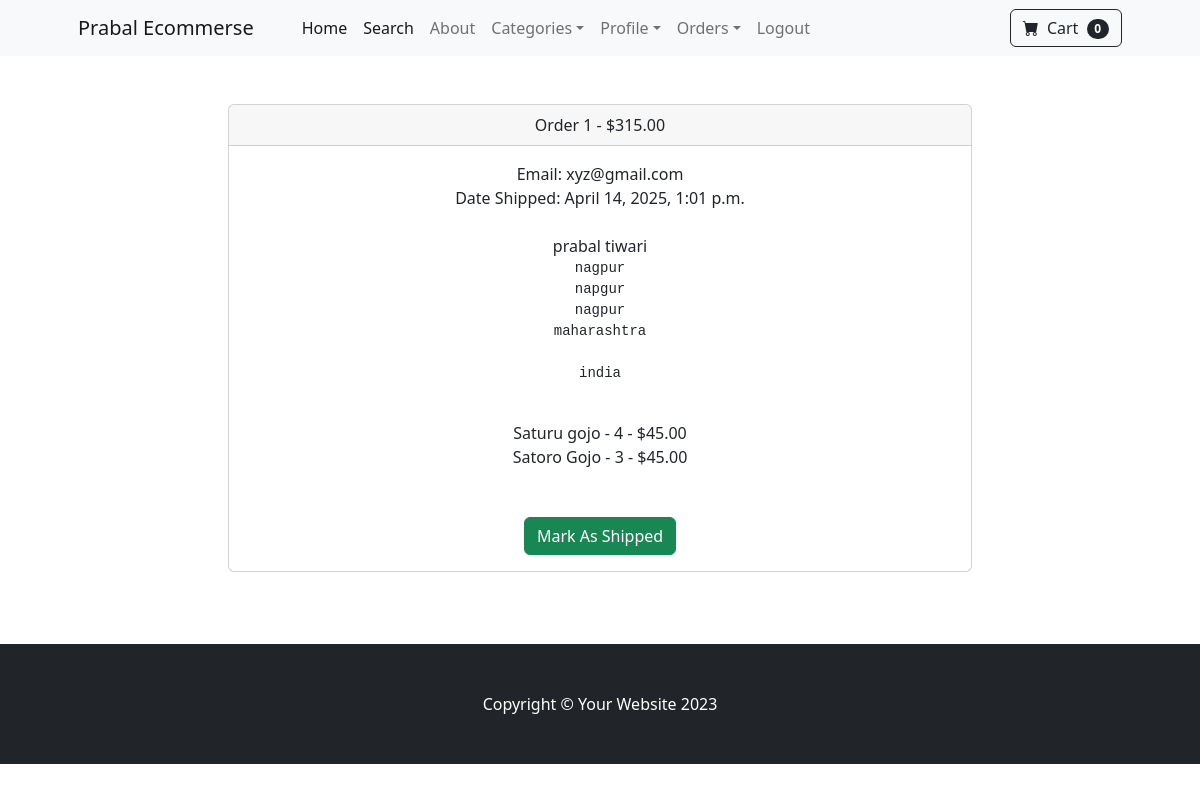
/payment/orders/1 (signed in), run on the app's committed database.
### payment/models.py (models this page shows, shortened)
class Order(models.Model):
	user = models.ForeignKey(User, on_delete=models.CASCADE, null=True, blank=True)
	full_name = models.CharField(max_length=250)
	email = models.EmailField(max_length=250)
	shipping_address = models.TextField(max_length=15000)
	amount_paid = models.DecimalField(max_digits=7, decimal_places=2)
	date_ordered = models.DateTimeField(auto_now_add=True)
	shipped = models.BooleanField(default=False)
	date_shipped = models.DateTimeField(blank=True, null=True)

class OrderItem(models.Model):
	order = models.ForeignKey(Order, on_delete=models.CASCADE, null=True)
	product = models.ForeignKey(Product, on_delete=models.CASCADE, null=True)
	user = models.ForeignKey(User, on_delete=models.CASCADE, null=True, blank=True)
	quantity = models.PositiveBigIntegerField(default=1)
	price = models.DecimalField(max_digits=7, decimal_places=2)

### store/models.py (models this page shows)
class Product(models.Model):
    name = models.CharField(max_length=1000)
    price = models.DecimalField(default=0, decimal_places=2, max_digits=6)
    category = models.ForeignKey(Category, on_delete=models.CASCADE, default=1)
    description = models.CharField(max_length=250, default='', blank=True, null=True)
    image = models.ImageField(upload_to='uploads/product/')
    is_sale = models.BooleanField(default=False)
    sale_price = models.DecimalField(default=0, decimal_places=2, max_digits=6)
    def __str__(self):
        return self.name

### payment/views.py (the view, shortened to what this page needs)
# urls.py: path('orders/<int:pk>', views.orders, name="orders")
def orders(request, pk):
	if request.user.is_authenticated and request.user.is_superuser:
		order = Order.objects.get(id=pk)
		items = OrderItem.objects.filter(order=pk)
		return render(request, 'payment/orders.html', {"order":order, "items":items})
	else:
		messages.success(request, "Access Denied")
		return redirect('home')

### cart/cart.py (called while the page is built)
    def __len__(self):
        return len(self.cart)

### cart/context_processors.py (called while the page is built)
def cart(request):
    return {'cart':Cart(request)}

### payment/templates/payment/orders.html (shortened to what this page needs)
{% extends 'base.html' %}
{% block content %}
<div class="container">
    <div class="row">
        <center>
            <div class="col-8">
                <br/><br/>
<div class="card">
  <div class="card-header">
    Order {{ order.id}} - ${{order.amount_paid}}
  </div>
  <div class="card-body">
    Email: {{ order.email}}<br/>
    {% if order.date_shipped %}
      Date Shipped: {{ order.date_shipped}}
    {% else %}
     Date Ordered: {{ order.date_ordered}}
    {% endif %}
    <br/><br/>
    {{ order.full_name }}<br/>
    <pre>{{ order.shipping_address }}
    </pre>
    {% for item in items %}
      {{ item.product }} - {{ item.quantity }} - ${{ item.price }}<br/>
    {% endfor %}
    <br/><br/>
    {% if not order.shipped %}
    <form method="POST">
      <button type="Submit" class="btn btn-success">Mark As Shipped</button>
    {% else %}
    <form method="POST">
      {% csrf_token %}
      <input type="hidden" name="shipping_status" value="false">
      <button type="Submit" class="btn btn-danger">Mark As Not Shipped</button>
    </from>
    {% endif %}
  </div>
</div>
<br/>
<br/><br/>
        			</div>
        		</center>
        	</div>
        </div>
{% endblock %}

### data on the page
Order: id "1", amount_paid "315.00", email "xyz@gmail.com", date_shipped "April 14, 2025, 1:01 p.m.", full_name "prabal tiwari", shipping_address "nagpur napgur nagpur maharashtra india"
OrderItem: product "Saturu gojo", quantity "4", price "45.00"
OrderItem: product "Satoro Gojo", quantity "3", price "45.00"

### other printed values
{{ cart|length }} "0"
